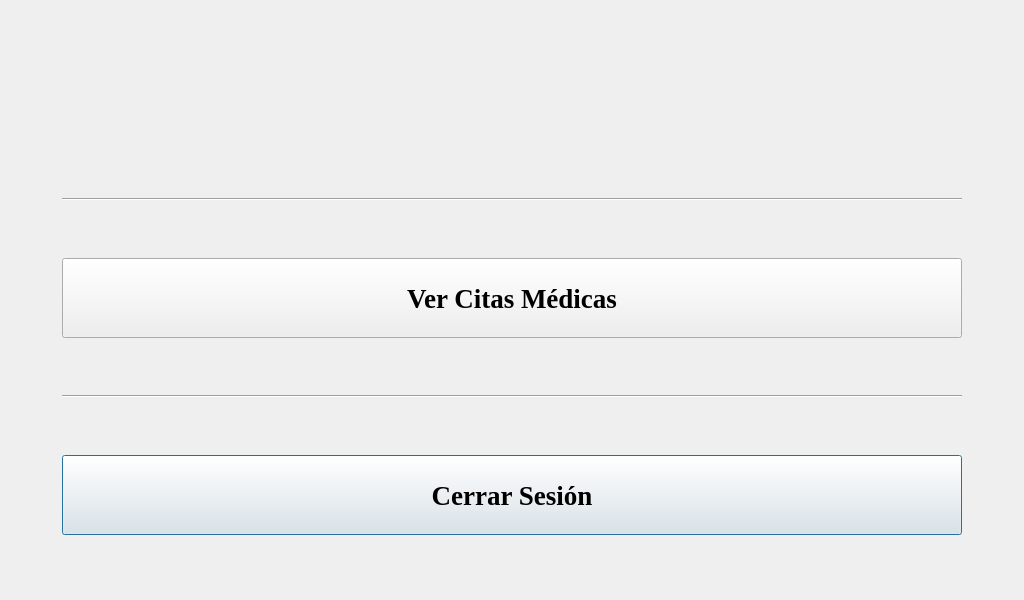
<?xml version="1.0" encoding="UTF-8"?>
<ui version="4.0">
 <class>menuDoctor</class>
 <widget class="QDialog" name="menuDoctor">
  <property name="geometry">
   <rect>
    <x>0</x>
    <y>0</y>
    <width>1024</width>
    <height>600</height>
   </rect>
  </property>
  <property name="sizePolicy">
   <sizepolicy hsizetype="Fixed" vsizetype="Fixed">
    <horstretch>0</horstretch>
    <verstretch>0</verstretch>
   </sizepolicy>
  </property>
  <property name="minimumSize">
   <size>
    <width>512</width>
    <height>300</height>
   </size>
  </property>
  <property name="maximumSize">
   <size>
    <width>1024</width>
    <height>600</height>
   </size>
  </property>
  <property name="windowTitle">
   <string>Menú</string>
  </property>
  <property name="styleSheet">
   <string notr="true"/>
  </property>
  <layout class="QGridLayout" name="gridLayout">
   <item row="4" column="0">
    <widget class="QPushButton" name="btn_logout">
     <property name="sizePolicy">
      <sizepolicy hsizetype="Preferred" vsizetype="Preferred">
       <horstretch>0</horstretch>
       <verstretch>0</verstretch>
      </sizepolicy>
     </property>
     <property name="minimumSize">
      <size>
       <width>250</width>
       <height>20</height>
      </size>
     </property>
     <property name="maximumSize">
      <size>
       <width>1000</width>
       <height>80</height>
      </size>
     </property>
     <property name="font">
      <font>
       <family>Times New Roman</family>
       <pointsize>20</pointsize>
       <bold>true</bold>
      </font>
     </property>
     <property name="styleSheet">
      <string notr="true"/>
     </property>
     <property name="text">
      <string>Cerrar Sesión</string>
     </property>
    </widget>
   </item>
   <item row="2" column="0">
    <widget class="QPushButton" name="btn_citasCalendar">
     <property name="sizePolicy">
      <sizepolicy hsizetype="Preferred" vsizetype="Preferred">
       <horstretch>0</horstretch>
       <verstretch>0</verstretch>
      </sizepolicy>
     </property>
     <property name="minimumSize">
      <size>
       <width>250</width>
       <height>20</height>
      </size>
     </property>
     <property name="maximumSize">
      <size>
       <width>1000</width>
       <height>80</height>
      </size>
     </property>
     <property name="font">
      <font>
       <family>Times New Roman</family>
       <pointsize>20</pointsize>
       <bold>true</bold>
      </font>
     </property>
     <property name="styleSheet">
      <string notr="true"/>
     </property>
     <property name="text">
      <string>Ver Citas Médicas</string>
     </property>
    </widget>
   </item>
   <item row="0" column="0">
    <widget class="QLabel" name="txt_bienvenida">
     <property name="sizePolicy">
      <sizepolicy hsizetype="Expanding" vsizetype="Fixed">
       <horstretch>0</horstretch>
       <verstretch>0</verstretch>
      </sizepolicy>
     </property>
     <property name="maximumSize">
      <size>
       <width>900</width>
       <height>80</height>
      </size>
     </property>
     <property name="font">
      <font>
       <family>Times New Roman</family>
       <pointsize>15</pointsize>
      </font>
     </property>
     <property name="styleSheet">
      <string notr="true"/>
     </property>
     <property name="text">
      <string>&lt;html&gt;&lt;head/&gt;&lt;body&gt;&lt;p align=&quot;center&quot;&gt;&lt;br/&gt;&lt;/p&gt;&lt;/body&gt;&lt;/html&gt;</string>
     </property>
     <property name="alignment">
      <set>Qt::AlignCenter</set>
     </property>
    </widget>
   </item>
   <item row="3" column="0">
    <widget class="Line" name="line">
     <property name="sizePolicy">
      <sizepolicy hsizetype="Expanding" vsizetype="Fixed">
       <horstretch>0</horstretch>
       <verstretch>0</verstretch>
      </sizepolicy>
     </property>
     <property name="minimumSize">
      <size>
       <width>100</width>
       <height>5</height>
      </size>
     </property>
     <property name="maximumSize">
      <size>
       <width>900</width>
       <height>5</height>
      </size>
     </property>
     <property name="orientation">
      <enum>Qt::Horizontal</enum>
     </property>
    </widget>
   </item>
   <item row="1" column="0">
    <widget class="Line" name="line_2">
     <property name="sizePolicy">
      <sizepolicy hsizetype="Expanding" vsizetype="Fixed">
       <horstretch>0</horstretch>
       <verstretch>0</verstretch>
      </sizepolicy>
     </property>
     <property name="minimumSize">
      <size>
       <width>100</width>
       <height>5</height>
      </size>
     </property>
     <property name="maximumSize">
      <size>
       <width>900</width>
       <height>5</height>
      </size>
     </property>
     <property name="orientation">
      <enum>Qt::Horizontal</enum>
     </property>
    </widget>
   </item>
  </layout>
 </widget>
 <resources/>
 <connections/>
</ui>
